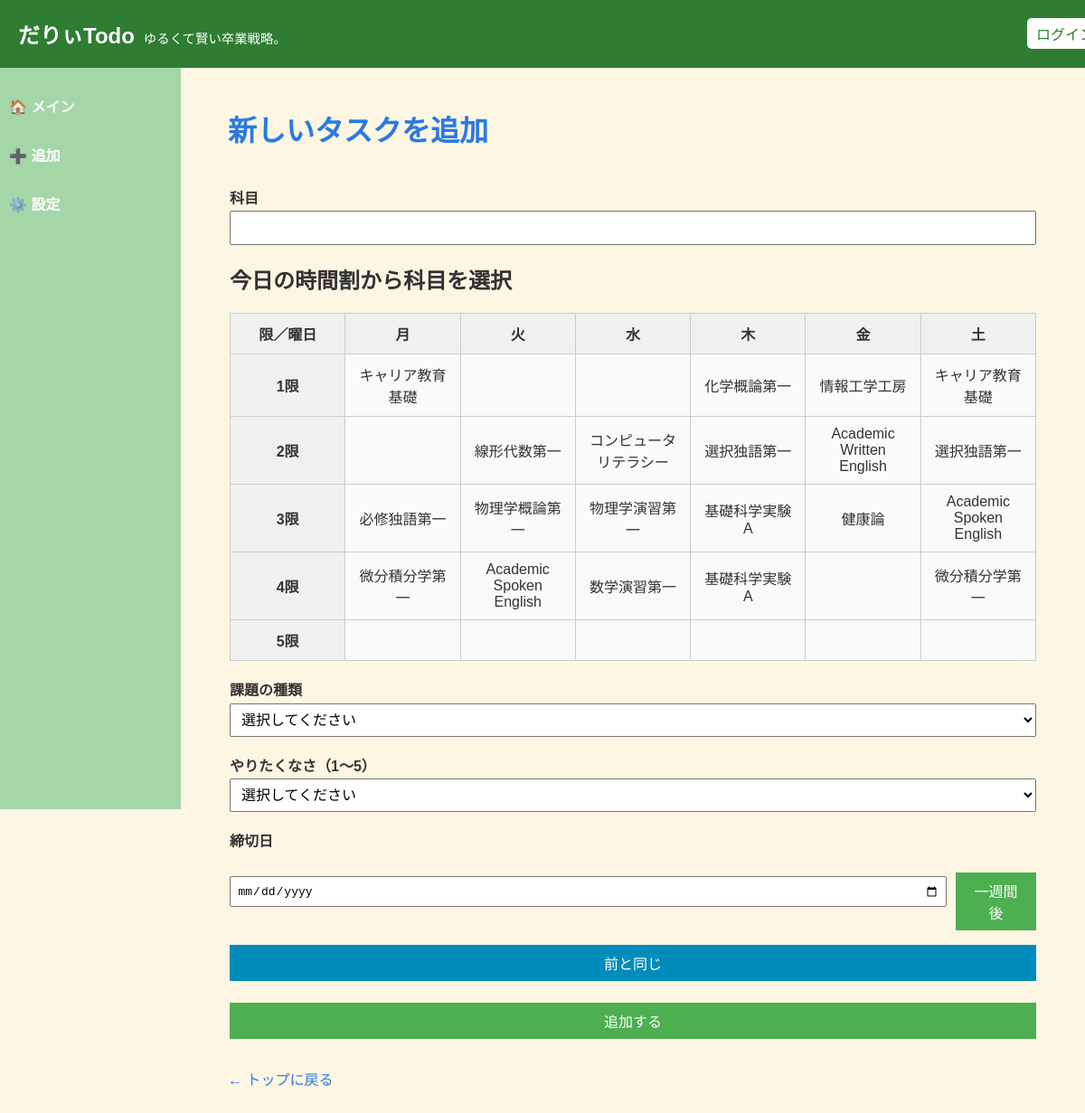
Page /add_task on the committed database.
### tables this page shows
CREATE TABLE timetable (
                id INTEGER PRIMARY KEY AUTOINCREMENT,
                weekday INTEGER NOT NULL,
                period INTEGER NOT NULL,
                subject TEXT NOT NULL
            );

### app.py (the view, shortened to what this page needs)
@app.route("/add_task", methods=["GET", "POST"])
def add_task():
    days = ["Monday", "Tuesday", "Wednesday", "Thursday", "Friday"]
    timetable_grid = [["" for _ in range(6)] for _ in range(5)]  # period (行) × weekday (列)
    with engine.begin() as conn:
        results = conn.execute(text("""
            SELECT weekday, period, subject FROM timetable
            WHERE weekday IN (0, 1, 2, 3, 4, 5)
            ORDER BY weekday, period
        """)).mappings().all()
    for row in results:
        weekday = row["weekday"]
        period = row["period"]
        subject = row["subject"]
        if 1 <= period <= 5 and 0 <= weekday <= 5:
            timetable_grid[period - 1][weekday] = subject
    return render_template("add_task.html", timetable_grid=timetable_grid)

### app.py (called while the page is built, shortened)
def maybe_generate_today_tasks():
    today = date.today()
    today_str = today.isoformat()
    weekday = today.weekday()
    with engine.begin() as conn:
        count = conn.execute(text("""
            SELECT COUNT(*) FROM task
            WHERE assigned_for_today = 1 AND assigned_date = :today
        """), {"today": today_str}).scalar()
        if count > 0:
            return  # 今日のタスクリストが既に生成されている
    print(f"[DEBUG] today={today_str}, weekday={weekday}, limit_minutes={limit_minutes}")
    print(f"[DEBUG] task候補数={len(candidates)}")
    for task in candidates:
        print(f"[DEBUG] タスクID {task.id} → predicted_minutes = {predicted_minutes}")

@app.before_request
def before_request():
    if request.endpoint not in ("setup", "edit_timetable", "static"):
        maybe_generate_today_tasks()

### templates/add_task.html (shortened to what this page needs)
{% extends "base.html" %}
{% block content %}
  <h1>新しいタスクを追加</h1>
  <form id="taskForm" action="{{ url_for('add_task') }}" method="POST">
    <fieldset style="border: none; padding: 0;">
      <label for="subject">科目</label>
      <input type="text" name="subject" id="subject" required>
      <h2>今日の時間割から科目を選択</h2>
      {% if timetable_grid %}
      <table class="timetable-grid">
        <thead>
          <tr>
            <th>限／曜日</th>
            <th>月</th><th>火</th><th>水</th><th>木</th><th>金</th><th>土</th>
          </tr>
        </thead>
        <tbody>
          {% for period in range(1, 6) %}
          <tr>
            <th>{{ period }}限</th>
            {% for day in range(0, 6) %}
            <td class="timetable-cell" onclick="selectSubject(this)">
              {{ timetable_grid[period - 1][day] or '' }}
            </td>
            {% endfor %}
          </tr>
          {% endfor %}
        </tbody>
      </table>
      {% else %}
      <p>時間割が登録されていません。</p>
      {% endif %}
      <label for="category">課題の種類</label>
      <select name="category" id="category" required onblur="saveTaskInfo()">
        <option value="">選択してください</option>
      </select>
      <label for="difficulty">やりたくなさ（1〜5）</label>
      <select name="difficulty" id="difficulty" required>
        <option value="">選択してください</option>
      </select>
      <label for="due_date">締切日</label>
      <div style="display: flex; align-items: center; gap: 10px;">
        <input type="date" name="due_date" id="due_date" required onclick="openDatePicker(event)">
        <button type="button" class="inline-btn" onclick="setWeekLater()">一週間後</button>
      </div>
      <button type="button" class="repeat-btn" onclick="fillPreviousTask()">前と同じ</button>
      <button type="submit">追加する</button>
    </fieldset>
  </form>
  <a href="{{ url_for('index') }}" class="back-link">← トップに戻る</a>
{% endblock %}

### static/style.css (style rules this page uses)
body { font-family: sans-serif; background: #fdf6e3; padding: 2rem; color: #333; }
h1 { color: #2a7ae2; }

### templates/base.html (style rules this page uses)
body { margin: 0; padding-top: 78px; font-family: sans-serif; }

### templates/add_task.html (style rules this page uses)
label { display: block; margin-top: 1.2em; font-weight: bold; }
input, select, button { width: 100%; padding: 0.5em; margin-top: 0.2em; box-sizing: border-box; font-size: 1em; }
.inline-btn { width: auto; padding: 0.5em 1em; }
button { background-color: #4CAF50; color: white; border: none; margin-top: 1.5em; cursor: pointer; }
.repeat-btn { margin-top: 1em; background-color: #008CBA; }
.timetable-grid { margin-top: 20px; border-collapse: collapse; width: 100%; table-layout: fixed; }
.timetable-grid th, .timetable-grid td { border: 1px solid #ccc; padding: 10px; text-align: center; width: 16.66; text-overflow: ellipsis; }
.timetable-grid th { background-color: #f0f0f0; }
.timetable-cell { cursor: pointer; background-color: #fafafa; transition: background-color 0.2s; }
.back-link { display: inline-block; margin-top: 2em; text-decoration: none; color: #2a7ae2; }

### rows in the picture
timetable: subject "キャリア教育基礎"
timetable: subject "化学概論第一"
timetable: subject "情報工学工房"
timetable: subject "キャリア教育基礎"
timetable: subject "線形代数第一"
timetable: subject "コンピュータリテラシー"
timetable: subject "選択独語第一"
timetable: subject "Academic Written English"
timetable: subject "選択独語第一"
timetable: subject "必修独語第一"
timetable: subject "物理学概論第一"
timetable: subject "物理学演習第一"
timetable: subject "基礎科学実験A"
timetable: subject "健康論"
timetable: subject "Academic Spoken English"
timetable: subject "微分積分学第一"
timetable: subject "Academic Spoken English"
timetable: subject "数学演習第一"
timetable: subject "基礎科学実験A"
timetable: subject "微分積分学第一"

### other values in the picture
{{ period }} "1" "2" "3" "4" "5"
